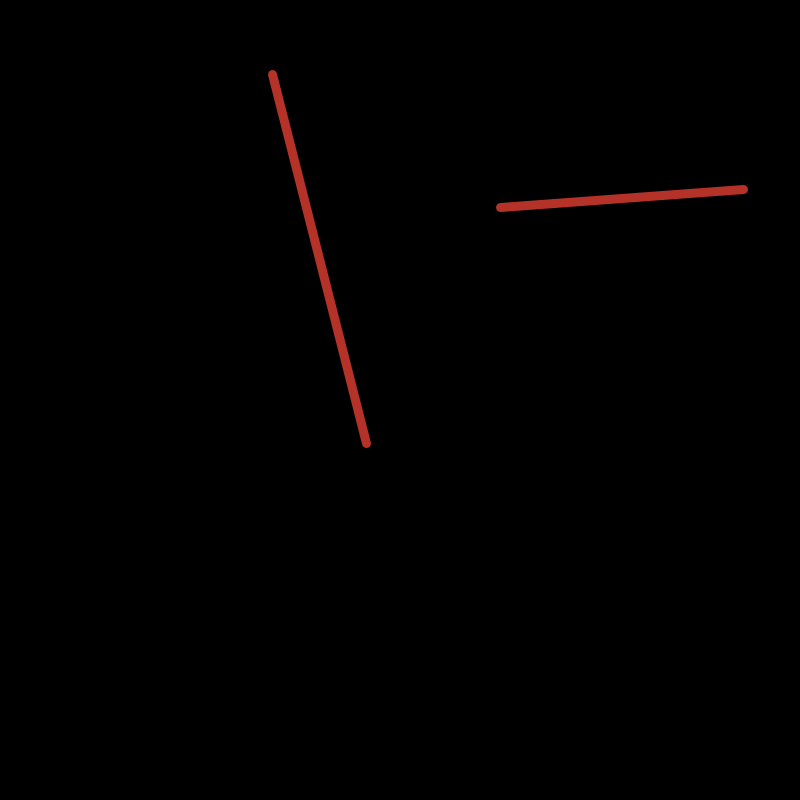
Frame 1 (no input)
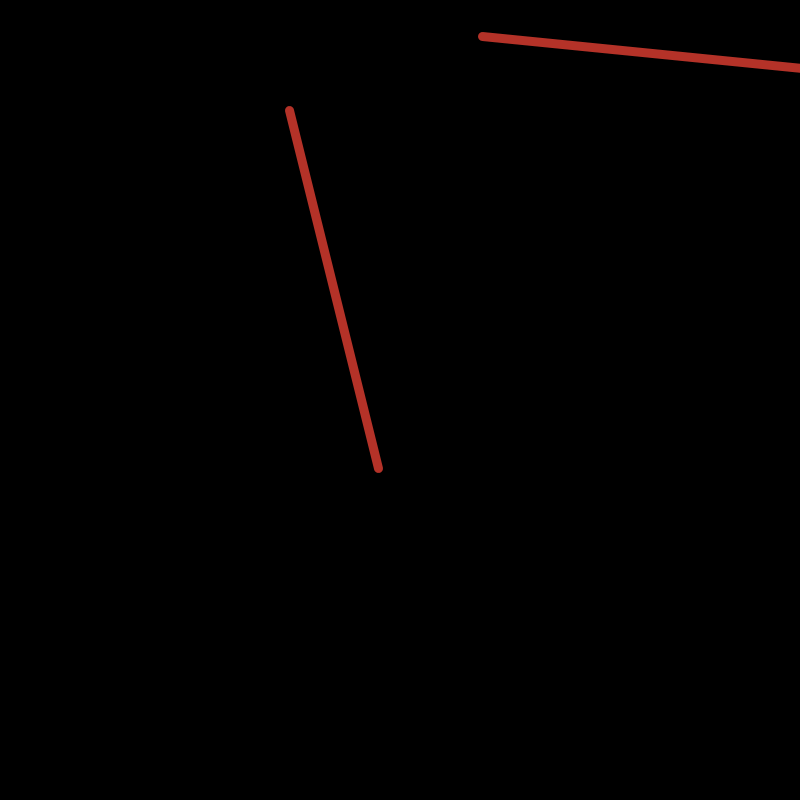
Frame 60 (the mouse pressed at the canvas centre just before this capture)
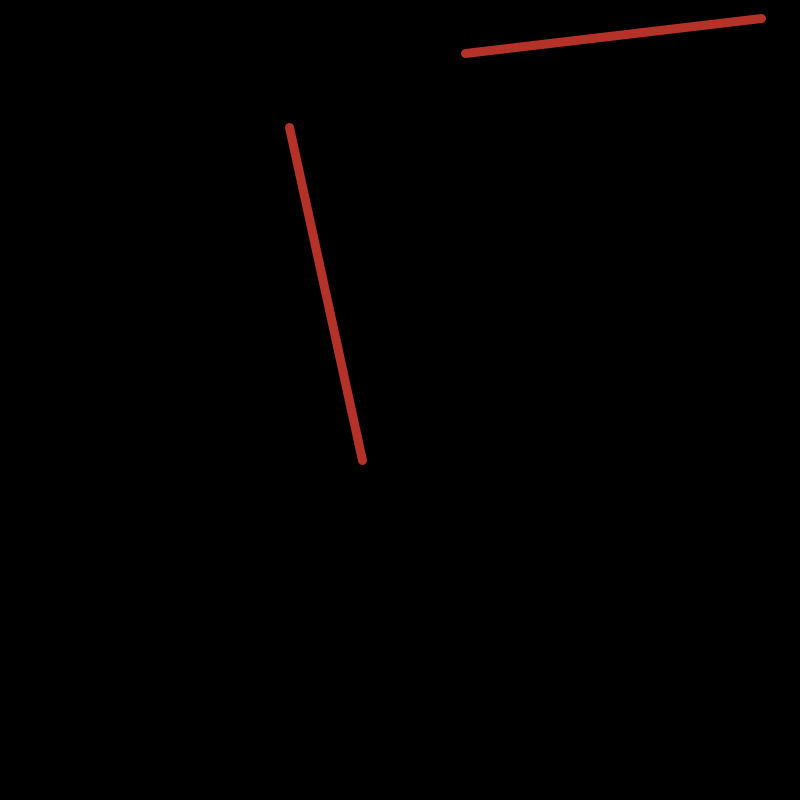
Frame 120 (the mouse held since frame 60 and released just before this capture)

The Processing sketch that drew these frames (run headless with seeded random() and noise(); from frame 60 on, the mouse is pressed at the canvas centre):

// Processing sketch: sketch_2linhas_aleatorias
// ── sketch_2linhas_aleatorias.pde
Mikiu l1, l2;

void setup() {

  noStroke();
  size(800, 800);
  l1 = new Mikiu(random(width), random(height), random(width), random(height));
  l2 = new Mikiu(random(width), random(height), random(width), random(height));
}


void draw () {
  
  background(0);

  l1.mover();
  l1.check();
  l1.dLine();
  l2.mover();
  l2.check();
  l2.dLine();
  
}

// ── Mikiu.pde
class Mikiu {

  //propriedades
  float posX, posY, posX2, posY2, size, speed, weight, random,d,minD;
  color c = color(180, 50, 40);

  //construtor
  Mikiu(float x, float y, float x2, float y2) {

    posX = x;
    posY = y;
    posX2 = x2;
    posY2 = y2;
    weight = 9;
    speed = random(20);
    random = random(4);
  }

  void dLine() {
    stroke(c);
    strokeWeight(weight);
    line(posX, posY, posX2, posY2);
  }

  void mover() {
    
    int d = int(random(4));

    if (d == 0 && posX < width) posX += speed;
    else if (d == 1 && posX > 0) posX -= speed;
    else if (d == 2 && posY < height) posY += speed;
    else if (d == 3 && posY > 0) posY -= speed;

    d = int(random(4));
    if (d == 0 && posX2 < width) posX2 += speed;
    else if (d == 1 && posX2 > 0) posX2 -= speed;
    else if (d == 2 && posY2 < height) posY2 += speed;
    else if (d == 3 && posY2 > 0) posY2 -= speed;
  }

  void check() {
    minD = 100;
    d = dist(l1.posX, l1.posY, l2.posX, l2.posY);
    if(d < minD) {
      l1.posX = l2.posX;
      l1.posY = l2.posY;
    }
    d = dist(l1.posX2, l1.posY2, l2.posX2, l2.posY2);
    if(d < minD){
      l1.posX2 = l2.posX2;
      l1.posX2 = l2.posX2;
    }
    d = dist(l1.posX2, l1.posY2, l2.posX, l2.posY);
    if(d < minD){
      l1.posX2 = l2.posX;
      l1.posX2 = l2.posX;
    }
    d = dist(l1.posX, l1.posY, l2.posX2, l2.posY2);
    if(d < minD){
      l1.posX = l2.posX2;
      l1.posX = l2.posY2;
    }
    //half
   /* d = dist(l1.posX, l1.posY, l2.posX2, l2.posY2);
    if(d < minD){

    }
    d = dist(l1.posX, l1.posY, l2.posX2, l2.posY2);
    if(d < minD){

    }
    d = dist(l1.posX, l1.posY, l2.posX2, l2.posY2);
    if(d < minD){

    }
    d = dist(l1.posX, l1.posY, l2.posX2, l2.posY2);
    if(d < minD){

    }
 */




  }
}
